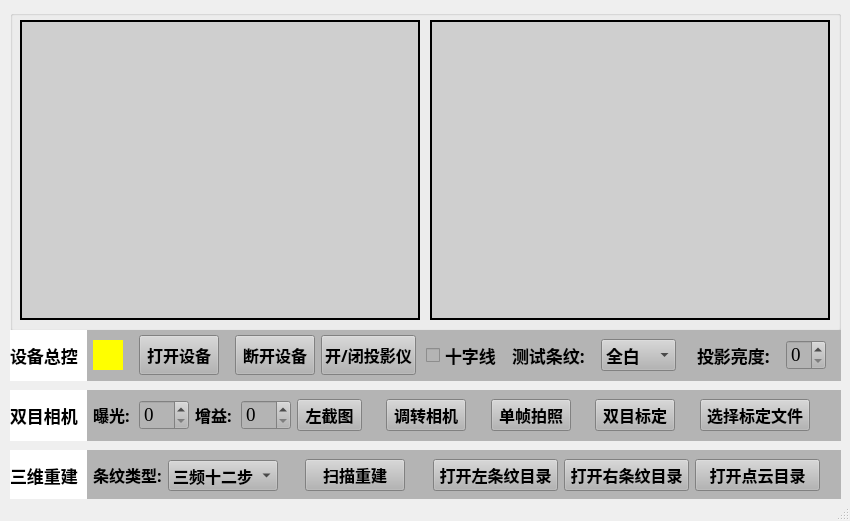
<?xml version="1.0" encoding="UTF-8"?>
<ui version="4.0">
 <class>MainWindow</class>
 <widget class="QMainWindow" name="MainWindow">
  <property name="geometry">
   <rect>
    <x>0</x>
    <y>0</y>
    <width>850</width>
    <height>521</height>
   </rect>
  </property>
  <property name="minimumSize">
   <size>
    <width>850</width>
    <height>521</height>
   </size>
  </property>
  <property name="windowTitle">
   <string>MainWindow</string>
  </property>
  <widget class="QWidget" name="centralwidget">
   <widget class="QGroupBox" name="groupBox">
    <property name="geometry">
     <rect>
      <x>10</x>
      <y>10</y>
      <width>831</width>
      <height>321</height>
     </rect>
    </property>
    <property name="title">
     <string/>
    </property>
    <property name="alignment">
     <set>Qt::AlignCenter</set>
    </property>
    <widget class="QLabel" name="Left_show">
     <property name="geometry">
      <rect>
       <x>10</x>
       <y>10</y>
       <width>400</width>
       <height>300</height>
      </rect>
     </property>
     <property name="layoutDirection">
      <enum>Qt::RightToLeft</enum>
     </property>
     <property name="styleSheet">
      <string notr="true">background-color: rgb(207, 207, 207);</string>
     </property>
     <property name="frameShape">
      <enum>QFrame::WinPanel</enum>
     </property>
     <property name="text">
      <string/>
     </property>
    </widget>
    <widget class="QLabel" name="Right_show">
     <property name="geometry">
      <rect>
       <x>420</x>
       <y>10</y>
       <width>400</width>
       <height>300</height>
      </rect>
     </property>
     <property name="layoutDirection">
      <enum>Qt::LeftToRight</enum>
     </property>
     <property name="styleSheet">
      <string notr="true">background-color: rgb(207, 207, 207);</string>
     </property>
     <property name="frameShape">
      <enum>QFrame::WinPanel</enum>
     </property>
     <property name="text">
      <string/>
     </property>
    </widget>
   </widget>
   <widget class="QGroupBox" name="groupBox_2">
    <property name="geometry">
     <rect>
      <x>10</x>
      <y>330</y>
      <width>831</width>
      <height>51</height>
     </rect>
    </property>
    <property name="styleSheet">
     <string notr="true">background-color: rgb(180, 180, 180);</string>
    </property>
    <property name="title">
     <string/>
    </property>
    <widget class="QWidget" name="horizontalLayoutWidget">
     <property name="geometry">
      <rect>
       <x>0</x>
       <y>0</y>
       <width>831</width>
       <height>51</height>
      </rect>
     </property>
     <layout class="QHBoxLayout" name="horizontalLayout">
      <item>
       <widget class="QLabel" name="label_7">
        <property name="minimumSize">
         <size>
          <width>77</width>
          <height>0</height>
         </size>
        </property>
        <property name="maximumSize">
         <size>
          <width>139</width>
          <height>106</height>
         </size>
        </property>
        <property name="font">
         <font>
          <family>黑体</family>
          <pointsize>13</pointsize>
          <weight>75</weight>
          <bold>true</bold>
         </font>
        </property>
        <property name="contextMenuPolicy">
         <enum>Qt::DefaultContextMenu</enum>
        </property>
        <property name="layoutDirection">
         <enum>Qt::LeftToRight</enum>
        </property>
        <property name="styleSheet">
         <string notr="true">background-color: rgb(255, 255, 255);</string>
        </property>
        <property name="text">
         <string>设备总控</string>
        </property>
       </widget>
      </item>
      <item>
       <widget class="QLabel" name="Warning">
        <property name="minimumSize">
         <size>
          <width>30</width>
          <height>30</height>
         </size>
        </property>
        <property name="maximumSize">
         <size>
          <width>30</width>
          <height>30</height>
         </size>
        </property>
        <property name="styleSheet">
         <string notr="true">background-color: rgb(255, 255, 0);</string>
        </property>
        <property name="text">
         <string/>
        </property>
       </widget>
      </item>
      <item>
       <spacer name="horizontalSpacer_12">
        <property name="orientation">
         <enum>Qt::Horizontal</enum>
        </property>
        <property name="sizeHint" stdset="0">
         <size>
          <width>25</width>
          <height>20</height>
         </size>
        </property>
       </spacer>
      </item>
      <item>
       <widget class="QPushButton" name="Open">
        <property name="minimumSize">
         <size>
          <width>0</width>
          <height>40</height>
         </size>
        </property>
        <property name="font">
         <font>
          <family>黑体</family>
          <pointsize>12</pointsize>
          <weight>75</weight>
          <bold>true</bold>
         </font>
        </property>
        <property name="text">
         <string>打开设备</string>
        </property>
       </widget>
      </item>
      <item>
       <spacer name="horizontalSpacer">
        <property name="orientation">
         <enum>Qt::Horizontal</enum>
        </property>
        <property name="sizeHint" stdset="0">
         <size>
          <width>25</width>
          <height>20</height>
         </size>
        </property>
       </spacer>
      </item>
      <item>
       <widget class="QPushButton" name="Disconnet">
        <property name="minimumSize">
         <size>
          <width>0</width>
          <height>40</height>
         </size>
        </property>
        <property name="font">
         <font>
          <family>黑体</family>
          <pointsize>12</pointsize>
          <weight>75</weight>
          <bold>true</bold>
         </font>
        </property>
        <property name="text">
         <string>断开设备</string>
        </property>
       </widget>
      </item>
      <item>
       <widget class="QPushButton" name="close_pro">
        <property name="minimumSize">
         <size>
          <width>95</width>
          <height>40</height>
         </size>
        </property>
        <property name="font">
         <font>
          <family>黑体</family>
          <pointsize>12</pointsize>
          <weight>75</weight>
          <bold>true</bold>
         </font>
        </property>
        <property name="text">
         <string>开/闭投影仪</string>
        </property>
       </widget>
      </item>
      <item>
       <spacer name="horizontalSpacer_2">
        <property name="orientation">
         <enum>Qt::Horizontal</enum>
        </property>
        <property name="sizeHint" stdset="0">
         <size>
          <width>20</width>
          <height>20</height>
         </size>
        </property>
       </spacer>
      </item>
      <item>
       <widget class="QCheckBox" name="Crosshair">
        <property name="minimumSize">
         <size>
          <width>80</width>
          <height>0</height>
         </size>
        </property>
        <property name="font">
         <font>
          <family>黑体</family>
          <pointsize>13</pointsize>
          <weight>75</weight>
          <bold>true</bold>
         </font>
        </property>
        <property name="text">
         <string>十字线</string>
        </property>
       </widget>
      </item>
      <item>
       <widget class="QLabel" name="label_3">
        <property name="minimumSize">
         <size>
          <width>83</width>
          <height>0</height>
         </size>
        </property>
        <property name="maximumSize">
         <size>
          <width>90</width>
          <height>40</height>
         </size>
        </property>
        <property name="font">
         <font>
          <family>黑体</family>
          <pointsize>13</pointsize>
          <weight>75</weight>
          <bold>true</bold>
         </font>
        </property>
        <property name="contextMenuPolicy">
         <enum>Qt::DefaultContextMenu</enum>
        </property>
        <property name="layoutDirection">
         <enum>Qt::LeftToRight</enum>
        </property>
        <property name="text">
         <string>测试条纹:</string>
        </property>
       </widget>
      </item>
      <item>
       <widget class="QComboBox" name="choose_pro">
        <property name="minimumSize">
         <size>
          <width>75</width>
          <height>30</height>
         </size>
        </property>
        <property name="font">
         <font>
          <family>黑体</family>
          <pointsize>13</pointsize>
          <weight>75</weight>
          <bold>true</bold>
         </font>
        </property>
        <item>
         <property name="text">
          <string>全白</string>
         </property>
        </item>
        <item>
         <property name="text">
          <string>棋盘格</string>
         </property>
        </item>
        <item>
         <property name="text">
          <string>中心线</string>
         </property>
        </item>
       </widget>
      </item>
      <item>
       <spacer name="horizontalSpacer_4">
        <property name="orientation">
         <enum>Qt::Horizontal</enum>
        </property>
        <property name="sizeHint" stdset="0">
         <size>
          <width>30</width>
          <height>20</height>
         </size>
        </property>
       </spacer>
      </item>
      <item>
       <widget class="QLabel" name="label_4">
        <property name="minimumSize">
         <size>
          <width>83</width>
          <height>0</height>
         </size>
        </property>
        <property name="maximumSize">
         <size>
          <width>100</width>
          <height>40</height>
         </size>
        </property>
        <property name="font">
         <font>
          <family>黑体</family>
          <pointsize>13</pointsize>
          <weight>75</weight>
          <bold>true</bold>
         </font>
        </property>
        <property name="contextMenuPolicy">
         <enum>Qt::DefaultContextMenu</enum>
        </property>
        <property name="layoutDirection">
         <enum>Qt::LeftToRight</enum>
        </property>
        <property name="text">
         <string>投影亮度:</string>
        </property>
       </widget>
      </item>
      <item>
       <widget class="QSpinBox" name="Change_brightness">
        <property name="minimumSize">
         <size>
          <width>0</width>
          <height>0</height>
         </size>
        </property>
        <property name="maximumSize">
         <size>
          <width>40</width>
          <height>30</height>
         </size>
        </property>
        <property name="font">
         <font>
          <family>Times New Roman</family>
          <pointsize>14</pointsize>
         </font>
        </property>
       </widget>
      </item>
      <item>
       <spacer name="horizontalSpacer_3">
        <property name="orientation">
         <enum>Qt::Horizontal</enum>
        </property>
        <property name="sizeHint" stdset="0">
         <size>
          <width>30</width>
          <height>20</height>
         </size>
        </property>
       </spacer>
      </item>
     </layout>
    </widget>
   </widget>
   <widget class="QGroupBox" name="groupBox_3">
    <property name="geometry">
     <rect>
      <x>10</x>
      <y>390</y>
      <width>831</width>
      <height>51</height>
     </rect>
    </property>
    <property name="font">
     <font>
      <weight>50</weight>
      <bold>false</bold>
     </font>
    </property>
    <property name="styleSheet">
     <string notr="true">background-color: rgb(180, 180, 180);</string>
    </property>
    <property name="title">
     <string/>
    </property>
    <widget class="QWidget" name="horizontalLayoutWidget_2">
     <property name="geometry">
      <rect>
       <x>0</x>
       <y>0</y>
       <width>838</width>
       <height>51</height>
      </rect>
     </property>
     <layout class="QHBoxLayout" name="horizontalLayout_2">
      <item>
       <widget class="QLabel" name="label_8">
        <property name="minimumSize">
         <size>
          <width>77</width>
          <height>0</height>
         </size>
        </property>
        <property name="maximumSize">
         <size>
          <width>139</width>
          <height>106</height>
         </size>
        </property>
        <property name="font">
         <font>
          <family>黑体</family>
          <pointsize>13</pointsize>
          <weight>75</weight>
          <bold>true</bold>
         </font>
        </property>
        <property name="contextMenuPolicy">
         <enum>Qt::DefaultContextMenu</enum>
        </property>
        <property name="layoutDirection">
         <enum>Qt::LeftToRight</enum>
        </property>
        <property name="styleSheet">
         <string notr="true">background-color: rgb(255, 255, 255);</string>
        </property>
        <property name="text">
         <string>双目相机</string>
        </property>
       </widget>
      </item>
      <item>
       <widget class="QLabel" name="label_2">
        <property name="minimumSize">
         <size>
          <width>40</width>
          <height>0</height>
         </size>
        </property>
        <property name="maximumSize">
         <size>
          <width>50</width>
          <height>40</height>
         </size>
        </property>
        <property name="font">
         <font>
          <family>黑体</family>
          <pointsize>12</pointsize>
          <weight>75</weight>
          <bold>true</bold>
         </font>
        </property>
        <property name="contextMenuPolicy">
         <enum>Qt::DefaultContextMenu</enum>
        </property>
        <property name="layoutDirection">
         <enum>Qt::LeftToRight</enum>
        </property>
        <property name="text">
         <string>曝光:</string>
        </property>
       </widget>
      </item>
      <item>
       <widget class="QSpinBox" name="change_exposure">
        <property name="minimumSize">
         <size>
          <width>50</width>
          <height>0</height>
         </size>
        </property>
        <property name="maximumSize">
         <size>
          <width>60</width>
          <height>30</height>
         </size>
        </property>
        <property name="font">
         <font>
          <family>Times New Roman</family>
          <pointsize>14</pointsize>
         </font>
        </property>
       </widget>
      </item>
      <item>
       <widget class="QLabel" name="label_5">
        <property name="minimumSize">
         <size>
          <width>40</width>
          <height>0</height>
         </size>
        </property>
        <property name="maximumSize">
         <size>
          <width>50</width>
          <height>40</height>
         </size>
        </property>
        <property name="font">
         <font>
          <family>黑体</family>
          <pointsize>12</pointsize>
          <weight>75</weight>
          <bold>true</bold>
         </font>
        </property>
        <property name="contextMenuPolicy">
         <enum>Qt::DefaultContextMenu</enum>
        </property>
        <property name="layoutDirection">
         <enum>Qt::LeftToRight</enum>
        </property>
        <property name="text">
         <string>增益:</string>
        </property>
       </widget>
      </item>
      <item>
       <widget class="QSpinBox" name="change_gain">
        <property name="minimumSize">
         <size>
          <width>50</width>
          <height>0</height>
         </size>
        </property>
        <property name="maximumSize">
         <size>
          <width>60</width>
          <height>30</height>
         </size>
        </property>
        <property name="font">
         <font>
          <family>Times New Roman</family>
          <pointsize>14</pointsize>
         </font>
        </property>
       </widget>
      </item>
      <item>
       <widget class="QPushButton" name="shoot">
        <property name="minimumSize">
         <size>
          <width>65</width>
          <height>30</height>
         </size>
        </property>
        <property name="font">
         <font>
          <family>黑体</family>
          <pointsize>12</pointsize>
          <weight>75</weight>
          <bold>true</bold>
         </font>
        </property>
        <property name="text">
         <string>左截图</string>
        </property>
       </widget>
      </item>
      <item>
       <spacer name="horizontalSpacer_6">
        <property name="orientation">
         <enum>Qt::Horizontal</enum>
        </property>
        <property name="sizeHint" stdset="0">
         <size>
          <width>40</width>
          <height>20</height>
         </size>
        </property>
       </spacer>
      </item>
      <item>
       <widget class="QPushButton" name="exchange_camera">
        <property name="minimumSize">
         <size>
          <width>80</width>
          <height>30</height>
         </size>
        </property>
        <property name="font">
         <font>
          <family>黑体</family>
          <pointsize>12</pointsize>
          <weight>75</weight>
          <bold>true</bold>
         </font>
        </property>
        <property name="text">
         <string>调转相机</string>
        </property>
       </widget>
      </item>
      <item>
       <spacer name="horizontalSpacer_9">
        <property name="orientation">
         <enum>Qt::Horizontal</enum>
        </property>
        <property name="sizeHint" stdset="0">
         <size>
          <width>40</width>
          <height>20</height>
         </size>
        </property>
       </spacer>
      </item>
      <item>
       <widget class="QPushButton" name="photo">
        <property name="minimumSize">
         <size>
          <width>80</width>
          <height>30</height>
         </size>
        </property>
        <property name="font">
         <font>
          <family>黑体</family>
          <pointsize>12</pointsize>
          <weight>75</weight>
          <bold>true</bold>
         </font>
        </property>
        <property name="text">
         <string>单帧拍照</string>
        </property>
       </widget>
      </item>
      <item>
       <spacer name="horizontalSpacer_8">
        <property name="orientation">
         <enum>Qt::Horizontal</enum>
        </property>
        <property name="sizeHint" stdset="0">
         <size>
          <width>40</width>
          <height>20</height>
         </size>
        </property>
       </spacer>
      </item>
      <item>
       <widget class="QPushButton" name="Calibration">
        <property name="minimumSize">
         <size>
          <width>80</width>
          <height>30</height>
         </size>
        </property>
        <property name="font">
         <font>
          <family>黑体</family>
          <pointsize>12</pointsize>
          <weight>75</weight>
          <bold>true</bold>
         </font>
        </property>
        <property name="text">
         <string>双目标定</string>
        </property>
       </widget>
      </item>
      <item>
       <spacer name="horizontalSpacer_7">
        <property name="orientation">
         <enum>Qt::Horizontal</enum>
        </property>
        <property name="sizeHint" stdset="0">
         <size>
          <width>40</width>
          <height>20</height>
         </size>
        </property>
       </spacer>
      </item>
      <item>
       <widget class="QPushButton" name="open_calib">
        <property name="minimumSize">
         <size>
          <width>110</width>
          <height>30</height>
         </size>
        </property>
        <property name="font">
         <font>
          <family>黑体</family>
          <pointsize>12</pointsize>
          <weight>75</weight>
          <bold>true</bold>
         </font>
        </property>
        <property name="text">
         <string>选择标定文件</string>
        </property>
       </widget>
      </item>
      <item>
       <spacer name="horizontalSpacer_10">
        <property name="orientation">
         <enum>Qt::Horizontal</enum>
        </property>
        <property name="sizeHint" stdset="0">
         <size>
          <width>60</width>
          <height>20</height>
         </size>
        </property>
       </spacer>
      </item>
     </layout>
    </widget>
   </widget>
   <widget class="QGroupBox" name="groupBox_4">
    <property name="geometry">
     <rect>
      <x>10</x>
      <y>450</y>
      <width>831</width>
      <height>51</height>
     </rect>
    </property>
    <property name="styleSheet">
     <string notr="true">border-color: rgb(0, 0, 0);
background-color: rgb(180, 180, 180);</string>
    </property>
    <property name="title">
     <string/>
    </property>
    <widget class="QWidget" name="horizontalLayoutWidget_3">
     <property name="geometry">
      <rect>
       <x>0</x>
       <y>0</y>
       <width>831</width>
       <height>51</height>
      </rect>
     </property>
     <layout class="QHBoxLayout" name="horizontalLayout_3">
      <item>
       <widget class="QLabel" name="label_9">
        <property name="minimumSize">
         <size>
          <width>77</width>
          <height>0</height>
         </size>
        </property>
        <property name="maximumSize">
         <size>
          <width>75</width>
          <height>106</height>
         </size>
        </property>
        <property name="font">
         <font>
          <family>黑体</family>
          <pointsize>13</pointsize>
          <weight>75</weight>
          <bold>true</bold>
         </font>
        </property>
        <property name="contextMenuPolicy">
         <enum>Qt::DefaultContextMenu</enum>
        </property>
        <property name="layoutDirection">
         <enum>Qt::LeftToRight</enum>
        </property>
        <property name="styleSheet">
         <string notr="true">background-color: rgb(255, 255, 255);</string>
        </property>
        <property name="text">
         <string>三维重建</string>
        </property>
       </widget>
      </item>
      <item>
       <widget class="QLabel" name="label_6">
        <property name="maximumSize">
         <size>
          <width>90</width>
          <height>40</height>
         </size>
        </property>
        <property name="font">
         <font>
          <family>黑体</family>
          <pointsize>12</pointsize>
          <weight>75</weight>
          <bold>true</bold>
         </font>
        </property>
        <property name="contextMenuPolicy">
         <enum>Qt::DefaultContextMenu</enum>
        </property>
        <property name="layoutDirection">
         <enum>Qt::LeftToRight</enum>
        </property>
        <property name="text">
         <string>条纹类型:</string>
        </property>
       </widget>
      </item>
      <item>
       <widget class="QComboBox" name="Change_stripe">
        <property name="minimumSize">
         <size>
          <width>110</width>
          <height>30</height>
         </size>
        </property>
        <property name="font">
         <font>
          <family>黑体</family>
          <pointsize>12</pointsize>
          <weight>75</weight>
          <bold>true</bold>
         </font>
        </property>
        <item>
         <property name="text">
          <string>三频十二步</string>
         </property>
        </item>
        <item>
         <property name="text">
          <string>三频六步</string>
         </property>
        </item>
        <item>
         <property name="text">
          <string>三频四步</string>
         </property>
        </item>
        <item>
         <property name="text">
          <string>三频三步</string>
         </property>
        </item>
        <item>
         <property name="text">
          <string>互补格雷码</string>
         </property>
        </item>
        <item>
         <property name="text">
          <string>双频互补</string>
         </property>
        </item>
       </widget>
      </item>
      <item>
       <spacer name="horizontalSpacer_18">
        <property name="orientation">
         <enum>Qt::Horizontal</enum>
        </property>
        <property name="sizeHint" stdset="0">
         <size>
          <width>10</width>
          <height>20</height>
         </size>
        </property>
       </spacer>
      </item>
      <item>
       <widget class="QPushButton" name="Scan_rebuild">
        <property name="minimumSize">
         <size>
          <width>100</width>
          <height>30</height>
         </size>
        </property>
        <property name="font">
         <font>
          <family>黑体</family>
          <pointsize>12</pointsize>
          <weight>75</weight>
          <bold>true</bold>
         </font>
        </property>
        <property name="text">
         <string>扫描重建</string>
        </property>
       </widget>
      </item>
      <item>
       <spacer name="horizontalSpacer_20">
        <property name="orientation">
         <enum>Qt::Horizontal</enum>
        </property>
        <property name="sizeHint" stdset="0">
         <size>
          <width>10</width>
          <height>20</height>
         </size>
        </property>
       </spacer>
      </item>
      <item>
       <widget class="QPushButton" name="open_folder_1">
        <property name="minimumSize">
         <size>
          <width>125</width>
          <height>30</height>
         </size>
        </property>
        <property name="font">
         <font>
          <family>黑体</family>
          <pointsize>12</pointsize>
          <weight>75</weight>
          <bold>true</bold>
         </font>
        </property>
        <property name="text">
         <string>打开左条纹目录</string>
        </property>
       </widget>
      </item>
      <item>
       <widget class="QPushButton" name="open_folder_2">
        <property name="minimumSize">
         <size>
          <width>125</width>
          <height>30</height>
         </size>
        </property>
        <property name="font">
         <font>
          <family>黑体</family>
          <pointsize>12</pointsize>
          <weight>75</weight>
          <bold>true</bold>
         </font>
        </property>
        <property name="text">
         <string>打开右条纹目录</string>
        </property>
       </widget>
      </item>
      <item>
       <widget class="QPushButton" name="open_folder">
        <property name="minimumSize">
         <size>
          <width>125</width>
          <height>30</height>
         </size>
        </property>
        <property name="font">
         <font>
          <family>黑体</family>
          <pointsize>12</pointsize>
          <weight>75</weight>
          <bold>true</bold>
         </font>
        </property>
        <property name="text">
         <string>打开点云目录</string>
        </property>
       </widget>
      </item>
      <item>
       <spacer name="horizontalSpacer_11">
        <property name="orientation">
         <enum>Qt::Horizontal</enum>
        </property>
        <property name="sizeHint" stdset="0">
         <size>
          <width>20</width>
          <height>20</height>
         </size>
        </property>
       </spacer>
      </item>
     </layout>
    </widget>
   </widget>
  </widget>
  <widget class="QStatusBar" name="statusbar"/>
 </widget>
 <resources/>
 <connections/>
</ui>
